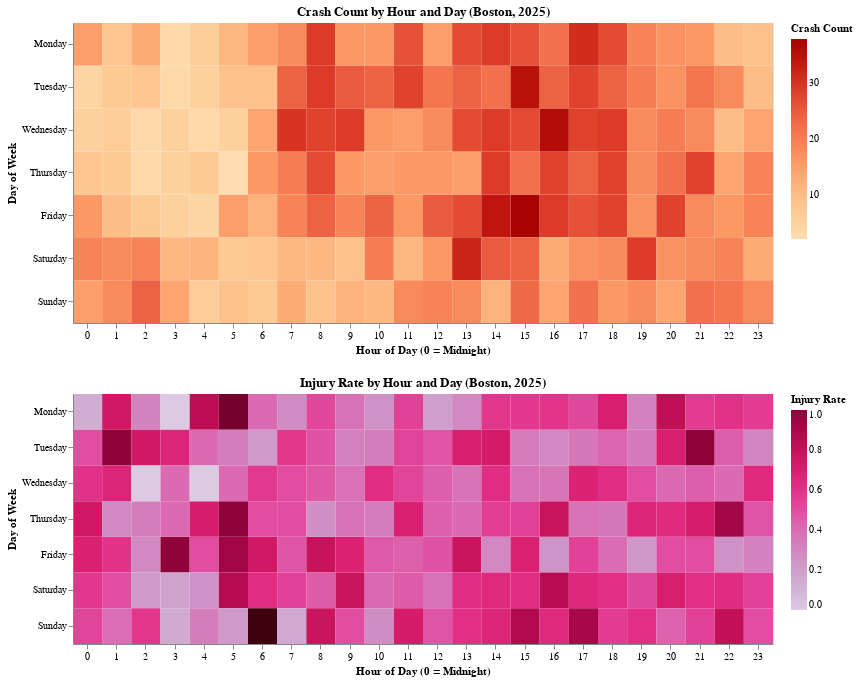

This figure's notebook cell:
### Code cell
"""Altair heatmap - hour of day vs day of week, colored by crash count and injury rate.
    Saves both heatmaps to a single HTML file.
"""

plot_df = df.copy()
plot_df['TOTAL_INJURIES'] = plot_df['NUMB_NONFATAL_INJR'] + plot_df['NUMB_FATAL_INJR']

# aggregate by hour and day of week
agg = plot_df.groupby(['HOUR', 'DAY_OF_WEEK']).agg(
    crash_count = ('CRASH_NUMB', 'count'),
    total_injuries = ('TOTAL_INJURIES', 'sum')
).reset_index()

agg['injury_rate'] = agg['total_injuries'] / agg['crash_count']

# ordered days for the y axis
day_order = ['Monday', 'Tuesday', 'Wednesday', 'Thursday', 'Friday', 'Saturday', 'Sunday']

crash_count_heatmap = alt.Chart(agg).mark_rect().encode(
    x = alt.X('HOUR:O',
              title = 'Hour of Day (0 = Midnight)',
              sort = list(range(24)),
              axis = alt.Axis(labelAngle = 0)),
    y = alt.Y('DAY_OF_WEEK:O',
              title = 'Day of Week',
              sort = day_order),
    color = alt.Color('crash_count:Q',
                      title = 'Crash Count',
                      scale = alt.Scale(scheme = 'orangered')),
    tooltip = [
        alt.Tooltip('DAY_OF_WEEK:O', title = 'Day'),
        alt.Tooltip('HOUR:O', title = 'Hour'),
        alt.Tooltip('crash_count:Q', title = 'Crash Count'),
        alt.Tooltip('injury_rate:Q', title = 'Injury Rate', format = '.3f')
    ]
).properties(
    title = 'Crash Count by Hour and Day (Boston, 2025)',
    width = 700,
    height = 300
)

injury_rate_heatmap = alt.Chart(agg).mark_rect().encode(
    x = alt.X('HOUR:O',
              title = 'Hour of Day (0 = Midnight)',
              sort = list(range(24)),
              axis = alt.Axis(labelAngle = 0)),
    y = alt.Y('DAY_OF_WEEK:O',
              title = 'Day of Week',
              sort = day_order),
    color = alt.Color('injury_rate:Q',
                      title = 'Injury Rate',
                      scale = alt.Scale(scheme = 'purplered', domain = [0, 1])),
    tooltip = [
        alt.Tooltip('DAY_OF_WEEK:O', title = 'Day'),
        alt.Tooltip('HOUR:O', title = 'Hour'),
        alt.Tooltip('crash_count:Q', title = 'Crash Count'),
        alt.Tooltip('injury_rate:Q', title = 'Injury Rate', format = '.3f')
    ]
).properties(
    title = 'Injury Rate by Hour and Day (Boston, 2025)',
    width = 700,
    height = 250
)

# independent color scales so each chart uses its full range
combined = alt.vconcat(crash_count_heatmap, injury_rate_heatmap).resolve_scale(
    color = 'independent'
)
combined

### Figure 1 — Vega-Lite specification as saved in the notebook (floating-point values rounded to 4 significant figures; data arrays with more than 128 entries replaced by an {"elided": "..."} marker saying what was removed)
{"config": {"view": {"continuousWidth": 300, "continuousHeight": 300}}, "vconcat": [{"mark": {"type": "rect"}, "encoding": {"color": {"field": "crash_count", "scale": {"scheme": "orangered"}, "title": "Crash Count", "type": "quantitative"}, "tooltip": [{"field": "DAY_OF_WEEK", "title": "Day", "type": "ordinal"}, {"field": "HOUR", "title": "Hour", "type": "ordinal"}, {"field": "crash_count", "title": "Crash Count", "type": "quantitative"}, {"field": "injury_rate", "format": ".3f", "title": "Injury Rate", "type": "quantitative"}], "x": {"axis": {"labelAngle": 0}, "field": "HOUR", "sort": [0, 1, 2, 3, 4, 5, 6, 7, 8, 9, 10, 11, 12, 13, 14, 15, 16, 17, 18, 19, 20, 21, 22, 23], "title": "Hour of Day (0 = Midnight)", "type": "ordinal"}, "y": {"field": "DAY_OF_WEEK", "sort": ["Monday", "Tuesday", "Wednesday", "Thursday", "Friday", "Saturday", "Sunday"], "title": "Day of Week", "type": "ordinal"}}, "height": 300, "title": "Crash Count by Hour and Day (Boston, 2025)", "width": 700}, {"mark": {"type": "rect"}, "encoding": {"color": {"field": "injury_rate", "scale": {"domain": [0, 1], "scheme": "purplered"}, "title": "Injury Rate", "type": "quantitative"}, "tooltip": [{"field": "DAY_OF_WEEK", "title": "Day", "type": "ordinal"}, {"field": "HOUR", "title": "Hour", "type": "ordinal"}, {"field": "crash_count", "title": "Crash Count", "type": "quantitative"}, {"field": "injury_rate", "format": ".3f", "title": "Injury Rate", "type": "quantitative"}], "x": {"axis": {"labelAngle": 0}, "field": "HOUR", "sort": [0, 1, 2, 3, 4, 5, 6, 7, 8, 9, 10, 11, 12, 13, 14, 15, 16, 17, 18, 19, 20, 21, 22, 23], "title": "Hour of Day (0 = Midnight)", "type": "ordinal"}, "y": {"field": "DAY_OF_WEEK", "sort": ["Monday", "Tuesday", "Wednesday", "Thursday", "Friday", "Saturday", "Sunday"], "title": "Day of Week", "type": "ordinal"}}, "height": 250, "title": "Injury Rate by Hour and Day (Boston, 2025)", "width": 700}], "data": {"name": "data-afa798ff0d251e435c514d5d26190a77"}, "resolve": {"scale": {"color": "independent"}}, "$schema": "https://vega.github.io/schema/vega-lite/v6.1.0.json", "datasets": {"data-afa798ff0d251e435c514d5d26190a77": {"elided": "168 records"}}}
